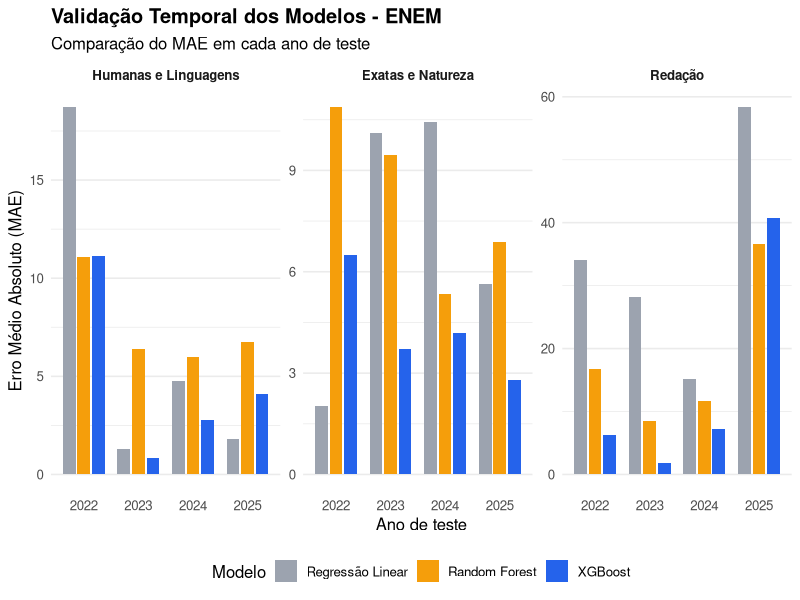
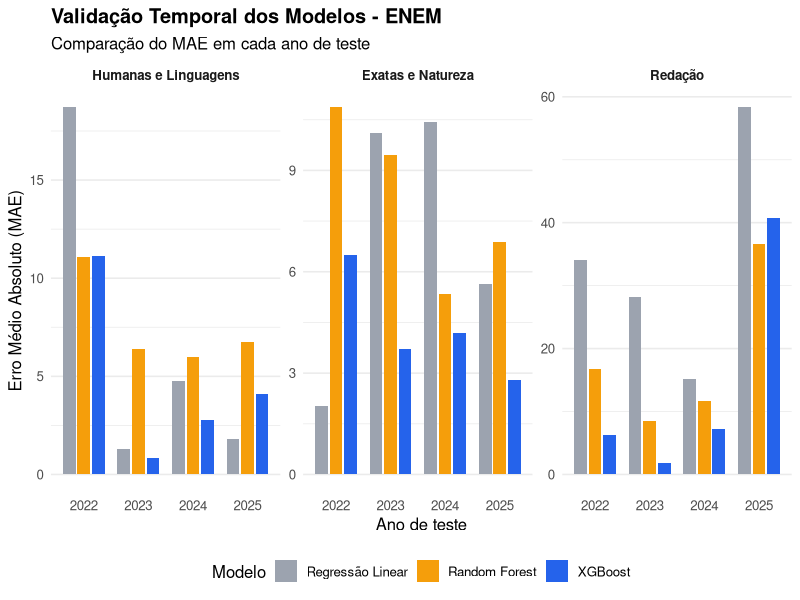

These figures' R source, in order:
library(data.table)
library(ggplot2)

# Carregar os resultados da validação temporal
dados <- fread(
  "resultados/metricas_kfold_temporal.csv"
)

# Organizar os nomes das categorias
dados[, CATEGORIA := factor(
  CATEGORIA,
  levels = c(
    "MEDIA_HUMANAS",
    "MEDIA_EXATAS",
    "MEDIA_REDACAO"
  ),
  labels = c(
    "Humanas e Linguagens",
    "Exatas e Natureza",
    "Redação"
  )
)]

# Organizar os modelos
dados[, MODELO := factor(
  MODELO,
  levels = c(
    "Regressão Linear",
    "Random Forest",
    "XGBoost"
  )
)]

# Destacar o menor MAE de cada ano e categoria
dados[
  ,
  DESTAQUE := ifelse(
    MAE == min(MAE),
    "Menor MAE",
    "Demais modelos"
  ),
  by = .(CATEGORIA, ANO_TESTE)
]

# Criar o gráfico
grafico <- ggplot(
  dados,
  aes(
    x = factor(ANO_TESTE),
    y = MAE,
    fill = MODELO
  )
) +
  geom_col(
    position = position_dodge(width = 0.8),
    width = 0.7
  ) +
  facet_wrap(
    ~ CATEGORIA,
    scales = "free_y"
  ) +
  scale_fill_manual(
    values = c(
      "Regressão Linear" = "#9CA3AF",
      "Random Forest" = "#F59E0B",
      "XGBoost" = "#2563EB"
    )
  ) +
  labs(
    title = "Validação Temporal dos Modelos - ENEM",
    subtitle = "Comparação do MAE em cada ano de teste",
    x = "Ano de teste",
    y = "Erro Médio Absoluto (MAE)",
    fill = "Modelo"
  ) +
  theme_minimal(base_size = 12) +
  theme(
    plot.title = element_text(face = "bold"),
    strip.text = element_text(face = "bold"),
    legend.position = "bottom",
    panel.grid.major.x = element_blank()
  )

# Salvar o gráfico
dir.create("graficos", showWarnings = FALSE)

ggsave(
  "graficos/validacao_kfold_temporal.png",
  grafico,
  width = 14,
  height = 6,
  dpi = 300,
  bg = "white"
)

print(grafico)
